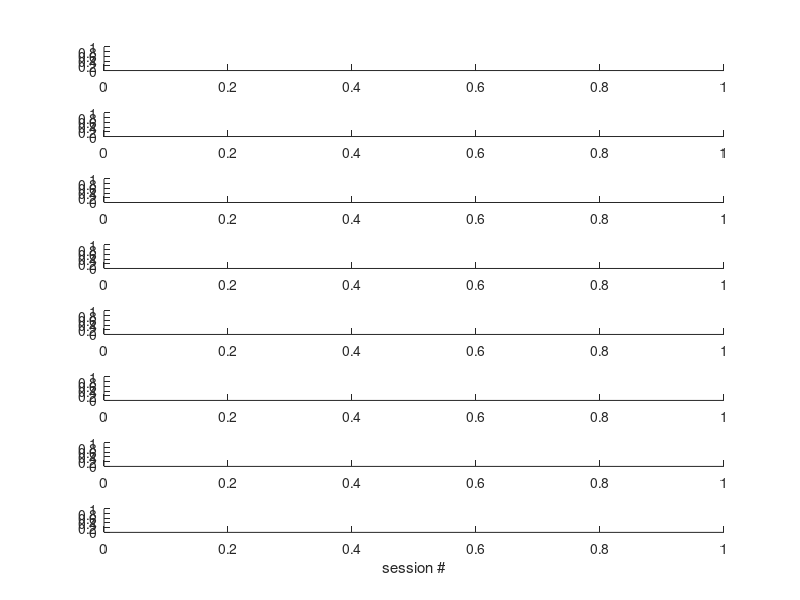

MATLAB code for this plot:
function inspectAllDatasets(varargin)
f=figure;
p=inputParser;
addOptional(p,'subjects', {'J114' 'J115' 'J116' 'J117' 'J118' 'J119' 'J122' 'J123'});
parse(p,varargin{:});
nSubjects = length(p.Results.subjects);
subjects = p.Results.subjects;

for ss = 1:nSubjects
    ax = subplot(nSubjects,1,ss,'parent',f);
    try 
        sumFiles=ls(fullfile(jlgDataDir, subjects{ss}, ...
        '*/L01_referenceLocalization/summary.mat'));
    catch
        continue;
    end
    
    sumFiles = strsplit(sumFiles,'\n');
    
    counter = 0;
    for ff = 1:length(sumFiles)
        if isempty(sumFiles{ff}), continue, end
        thisSum = load(sumFiles{ff},'xyzrcoPeak', 'params');
        
        mnBlocks = thisSum.params.mByNBlocks;
        
        x = squeeze(thisSum.xyzrcoPeak(1,:,:));
        y = squeeze(thisSum.xyzrcoPeak(2,:,:));
        z = squeeze(thisSum.xyzrcoPeak(3,:,:));
        r = squeeze(thisSum.xyzrcoPeak(4,:,:));
        c = squeeze(thisSum.xyzrcoPeak(5,:,:));
        o = squeeze(thisSum.xyzrcoPeak(6,:,:));
        
        hold(ax, 'on')

        % Z value over time each day
%         scatter(ax, counter+(1:size(z,2)), mean(z),'.'); set(ax,'ydir','rev','ylim',[1 51])
%         counter = counter+length(z)+1;
%         plot(ax, counter*[1 1], [1 51],':k')
        % C value over time each day
        scatter(ax, counter+(1:size(c,2)), mean(c),'.'); set(ax, 'ylim',[0 1])
        counter = counter+length(z)+1;
        plot(ax, counter*[1 1], [0 1],':k')
        % Y value over day
        %scatter(ax, repmat(ff,length(y(:,1)),1), y(:,1), 10,[1 1 1]*.2, 'filled' );
        
    end
    title(ax,subjects{ss})
    
end
xlabel(ax,'session #')
%ylabel(ax,'y')

